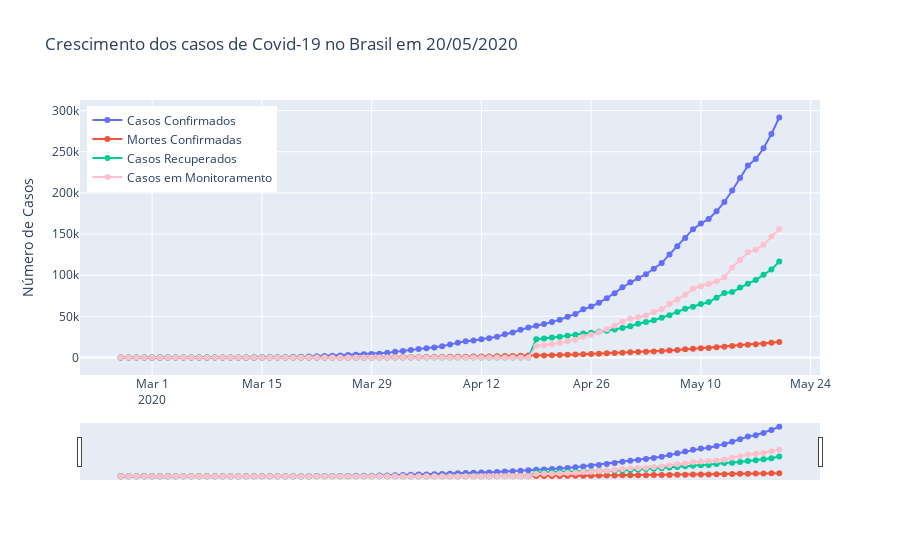

Notebook cell for this chart:
### Markdown cell above
**Gráficos**

### Code cell
df_copy = df_br.copy()

date_x = df_copy['date']
confirmed_y = df_copy['cases']
mortes_y = df_copy['deaths']
recovered_y = df_copy['recovered']
monitoring_y = df_copy['monitoring']

fig = go.Figure()
fig.add_trace(go.Scatter(x=date_x, 
                         y=confirmed_y,
                         mode='lines+markers',
                         name='Casos Confirmados'))

fig.add_trace(go.Scatter(x=date_x, 
                         y=mortes_y,
                         mode='lines+markers',
                         name='Mortes Confirmadas'))

fig.add_trace(go.Scatter(x=date_x, 
                         y=recovered_y,
                         mode='lines+markers',
                         name='Casos Recuperados'))

fig.add_trace(go.Scatter(x=date_x, 
                         y=monitoring_y,
                         mode='lines+markers',
                         name='Casos em Monitoramento',
                         line=dict(color='Pink', width=2)))

fig.update_xaxes(rangeslider_visible=True)
fig.update_layout(title=f'Crescimento dos casos de Covid-19 no Brasil em {max_date_br}',
                  yaxis_title='Número de Casos', 
                  legend=dict(x=0.01,y=0.98))

fig.show()
